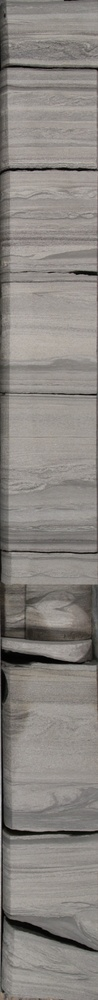
#> input picture analysisService/tests/fragments/fragment1_DL.jpg, 98 x 1000 px, shrunk from 397 x 4067 before the run
$ python -i borderCutter.py   (imports and definitions only)
#> lines starting #> are read from the running program, lines starting #| are printed output that depends on the picture
#> further down, picture is the input picture: PIL image 98x1000 RGB; mean R, G, B 137.1, 132.7, 128.2
from PIL import Image, ImageStat

def border_cut(image):
    w, h = image.size
#> w = 98; h = 1000

    i = 5
    max_reas = 0
    pos = 0
    while i <= w/4:
        area = [i, 0, i+1, h]
        leftcrop = image.crop(area)
        area = [i+1, 0, i+2, h]
        rightcrop = image.crop(area)
        lr, lg, lb = ImageStat.Stat(leftcrop).mean
        rr, rg, rb = ImageStat.Stat(rightcrop).mean
        reas = abs(rr-lr + rg-lg + rb-lb)
        if reas > 3:
            max_reas = reas
            pos = i
        i += 1
#> this loop made 20 passes
#> (lr, lg, lb, rr, rg, rb, reas, max_reas) on passes 1, 2, 3, 4, 5, 6, 7, 19: (98.32, 95.71, 91.54, 105.1, 102, 97.38, 18.94, 18.94), (105.1, 102, 97.38, 110.9, 107.8, 103.1, 17.42, 17.42), (110.9, 107.8, 103.1, 118.3, 114.8, 109.9, 21.13, 21.13), (118.3, 114.8, 109.9, 126.2, 122.7, 117.8, 23.68, 23.68), (126.2, 122.7, 117.8, 134.1, 130, 125.3, 22.79, 22.79), (134.1, 130, 125.3, 138.2, 134.1, 129.3, 12.02, 12.02), (138.2, 134.1, 129.3, 140.6, 136.1, 131.6, 6.67, 6.67), (144.3, 139.7, 135.2, 143.1, 138.5, 134, 3.61, 3.61)
#> (lr, lg, lb, rr, rg, rb, reas) on passes 8 to 13: (140.6, 136.1, 131.6, 141.3, 136.8, 132.3, 2.28), (141.3, 136.8, 132.3, 142.2, 137.4, 133.1, 2.25), (142.2, 137.4, 133.1, 142.6, 137.9, 133.6, 1.39), (142.6, 137.9, 133.6, 143, 138.5, 134.1, 1.41), (143, 138.5, 134.1, 143.1, 138.7, 134.2, 0.46), (143.1, 138.7, 134.2, 143.3, 138.7, 134.4, 0.395)
#> after the loop, i = 25

    i = w-5
#> i = 93
    max_reas = 0
    pos2 = w
#> pos2 = 98
    while i >= w*3/4:
        area = [i, 0, i+1, h]
        leftcrop = image.crop(area)
        area = [i, 0, i+2, h]
        rightcrop = image.crop(area)
        lr, lg, lb = ImageStat.Stat(leftcrop).mean
        rr, rg, rb = ImageStat.Stat(rightcrop).mean
        reas = abs(rr-lr + rg-lg + rb-lb)
        if reas > 3:
            max_reas = reas
            pos2 = i
        i -= 1
#> this loop made 20 passes
#> (lr, lg, lb, rr, rg, rb, reas) on passes 1 to 12: (137, 132.8, 128.4, 137.1, 132.9, 128.6, 0.357), (136.9, 132.5, 128.2, 136.9, 132.7, 128.3, 0.273), (137.3, 132.9, 128.4, 137.1, 132.7, 128.3, 0.48), (138, 133.5, 129.1, 137.6, 133.2, 128.8, 1.03), (138.1, 133.7, 129.2, 138.1, 133.6, 129.1, 0.143), (138.6, 134, 129.6, 138.3, 133.8, 129.4, 0.594), (138.9, 134.3, 129.9, 138.7, 134.2, 129.7, 0.505), (139, 134.5, 130.1, 138.9, 134.4, 130, 0.208), (139.1, 134.6, 130.3, 139.1, 134.5, 130.2, 0.216), (139.2, 134.7, 130.3, 139.1, 134.6, 130.3, 0.0985), (139.7, 135.2, 130.8, 139.4, 134.9, 130.6, 0.758), (139.7, 135.2, 130.8, 139.7, 135.2, 130.8, 0.0135)
#> after the loop, i = 73

    croparea = [pos, 0, pos2, h]
#> croparea = [23, 0, 98, 1000]
    image = image.crop(croparea)
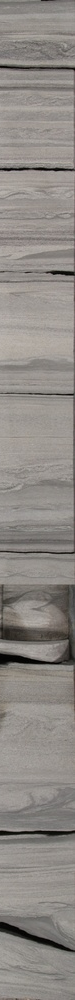
#> image: PIL image 75x1000 RGB; mean R, G, B 141.7, 137.1, 132.6
    return image

>>> from PIL import Image
>>> picture = Image.open('../../../analysisService/tests/fragments/fragment1_DL.jpg')
>>> result = border_cut(picture)

$ run again, on analysisService/tests/fragments/fragment2_DL.jpg
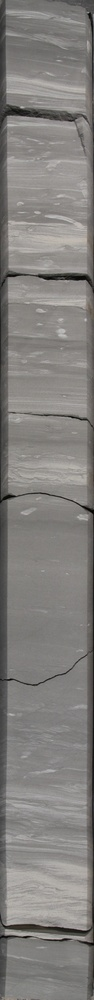
#> input picture analysisService/tests/fragments/fragment2_DL.jpg, 94 x 1000 px, shrunk from 385 x 4080 before the run
#> picture is the input picture: PIL image 94x1000 RGB; mean R, G, B 130.4, 127.9, 125.1
#> the loop in border_cut, `while i <= w/4:` made 19 passes
#> (lr, lg, lb, rr, rg, rb, reas, max_reas) on passes 1 to 4: (93.2, 92.39, 90.66, 104.4, 102.8, 100.7, 31.75, 31.75), (104.4, 102.8, 100.7, 118.3, 116.8, 114.6, 41.74, 41.74), (118.3, 116.8, 114.6, 132.5, 130.4, 127.8, 40.98, 40.98), (132.5, 130.4, 127.8, 135.8, 133.6, 131, 9.7, 9.7)
#> after the loop in border_cut, `while i <= w/4:`: i = 24
#> the loop in border_cut, `while i >= w*3/4:` made 19 passes
#> (lr, lg, lb, rr, rg, rb, reas, max_reas) on passes 1 to 5: (108.1, 103.8, 100, 104.8, 100.6, 97.02, 9.45, 9.45), (113.2, 108.9, 105.2, 110.6, 106.3, 102.6, 7.67, 7.67), (120.3, 116.7, 113.4, 116.7, 112.8, 109.3, 11.62, 11.62), (133.3, 129.7, 126.5, 126.8, 123.2, 120, 19.56, 19.56), (137, 134.2, 131.3, 135.2, 132, 128.9, 6.47, 6.47)
#> after the loop in border_cut, `while i >= w*3/4:`: i = 70
#> in border_cut, `image = image.crop(croparea)`:
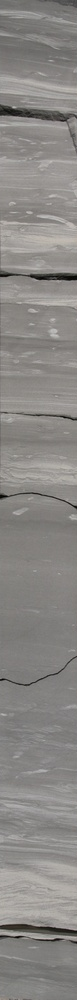
#> image: PIL image 77x1000 RGB; mean R, G, B 137.7, 135.3, 132.4

$ run again, on analysisService/tests/fragments/fragment3_DL.jpg
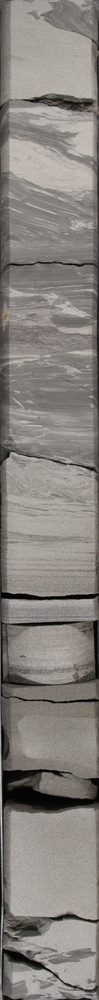
#> input picture analysisService/tests/fragments/fragment3_DL.jpg, 99 x 1000 px, shrunk from 396 x 4019 before the run
#> picture is the input picture: PIL image 99x1000 RGB; mean R, G, B 135, 130.4, 125.6
#> the loop in border_cut, `while i <= w/4:` made 20 passes
#> (lr, lg, lb, rr, rg, rb, reas, max_reas) on passes 1 to 8: (94.3, 91.13, 86.84, 98.75, 95.19, 90.7, 12.37, 12.37), (98.75, 95.19, 90.7, 104.7, 101.1, 96.66, 17.82, 17.82), (104.7, 101.1, 96.66, 109.4, 105.8, 101.4, 14.18, 14.18), (109.4, 105.8, 101.4, 119.6, 116, 111.7, 30.74, 30.74), (119.6, 116, 111.7, 129.2, 125.3, 121.1, 28.28, 28.28), (129.2, 125.3, 121.1, 133.7, 129.9, 125.6, 13.55, 13.55), (133.7, 129.9, 125.6, 136.4, 132.2, 127.6, 6.96, 6.96), (136.4, 132.2, 127.6, 137.7, 133.4, 128.7, 3.67, 3.67)
#> after the loop in border_cut, `while i <= w/4:`: i = 25
#> the loop in border_cut, `while i >= w*3/4:` made 20 passes
#> (lr, lg, lb, rr, rg, rb, reas, max_reas) on passes 1 to 4: (120.2, 114.3, 109.2, 115.5, 109.7, 104.6, 13.82, 13.82), (127.5, 121.9, 116.7, 123.8, 118.1, 113, 11.25, 11.25), (134.7, 129.1, 123.9, 131.1, 125.5, 120.3, 10.72, 10.72), (138.4, 133.2, 127.9, 136.5, 131.2, 125.9, 5.96, 5.96)
#> after the loop in border_cut, `while i >= w*3/4:`: i = 74
#> in border_cut, `image = image.crop(croparea)`:
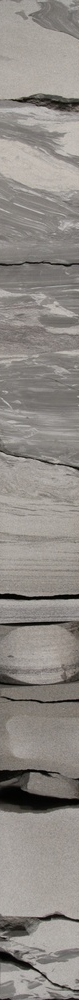
#> image: PIL image 79x1000 RGB; mean R, G, B 142.7, 138, 133.2

$ run again, on analysisService/tests/fragments/fragment4_DL.jpg
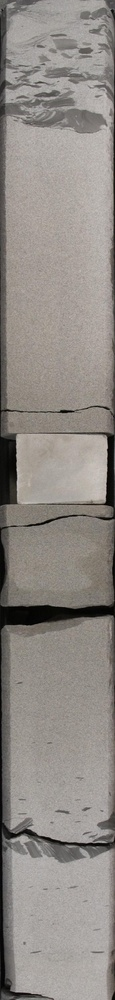
#> input picture analysisService/tests/fragments/fragment4_DL.jpg, 115 x 1000 px, shrunk from 396 x 3442 before the run
#> picture is the input picture: PIL image 115x1000 RGB; mean R, G, B 144, 138.7, 133.7
#> the loop in border_cut, `while i <= w/4:` made 24 passes
#> (lr, lg, lb, rr, rg, rb, reas, max_reas) on passes 1 to 8: (87.13, 84.61, 81.63, 101.4, 98.03, 94.22, 40.33, 40.33), (101.4, 98.03, 94.22, 110.8, 107.4, 103.4, 27.83, 27.83), (110.8, 107.4, 103.4, 115.2, 111, 106.4, 11.05, 11.05), (115.2, 111, 106.4, 119.5, 115.3, 110.6, 12.8, 12.8), (119.5, 115.3, 110.6, 126.5, 121.6, 116.6, 19.28, 19.28), (126.5, 121.6, 116.6, 131.3, 126.5, 121.4, 14.44, 14.44), (131.3, 126.5, 121.4, 134, 128.8, 123.5, 7.19, 7.19), (134, 128.8, 123.5, 136.1, 130.9, 125.5, 6.23, 6.23)
#> after the loop in border_cut, `while i <= w/4:`: i = 29
#> the loop in border_cut, `while i >= w*3/4:` made 24 passes
#> (lr, lg, lb, rr, rg, rb, reas, max_reas) on passes 1 to 7: (123.7, 117, 113.3, 119.8, 113.3, 109.4, 11.6, 11.6), (129, 122.7, 118.6, 126.4, 119.9, 115.9, 8.08, 8.08), (134.1, 127.6, 123.6, 131.6, 125.2, 121.1, 7.54, 7.54), (141.3, 135.1, 130.6, 137.7, 131.4, 127.1, 10.91, 10.91), (150.8, 144.4, 139.9, 146.1, 139.8, 135.3, 14, 14), (155.4, 149.5, 144.6, 153.1, 147, 142.3, 7.21, 7.21), (157.8, 151.8, 147, 156.6, 150.6, 145.8, 3.5, 3.5)
#> after the loop in border_cut, `while i >= w*3/4:`: i = 86
#> in border_cut, `image = image.crop(croparea)`:
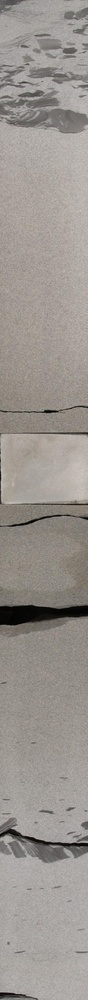
#> image: PIL image 88x1000 RGB; mean R, G, B 154.2, 148.6, 143.3
